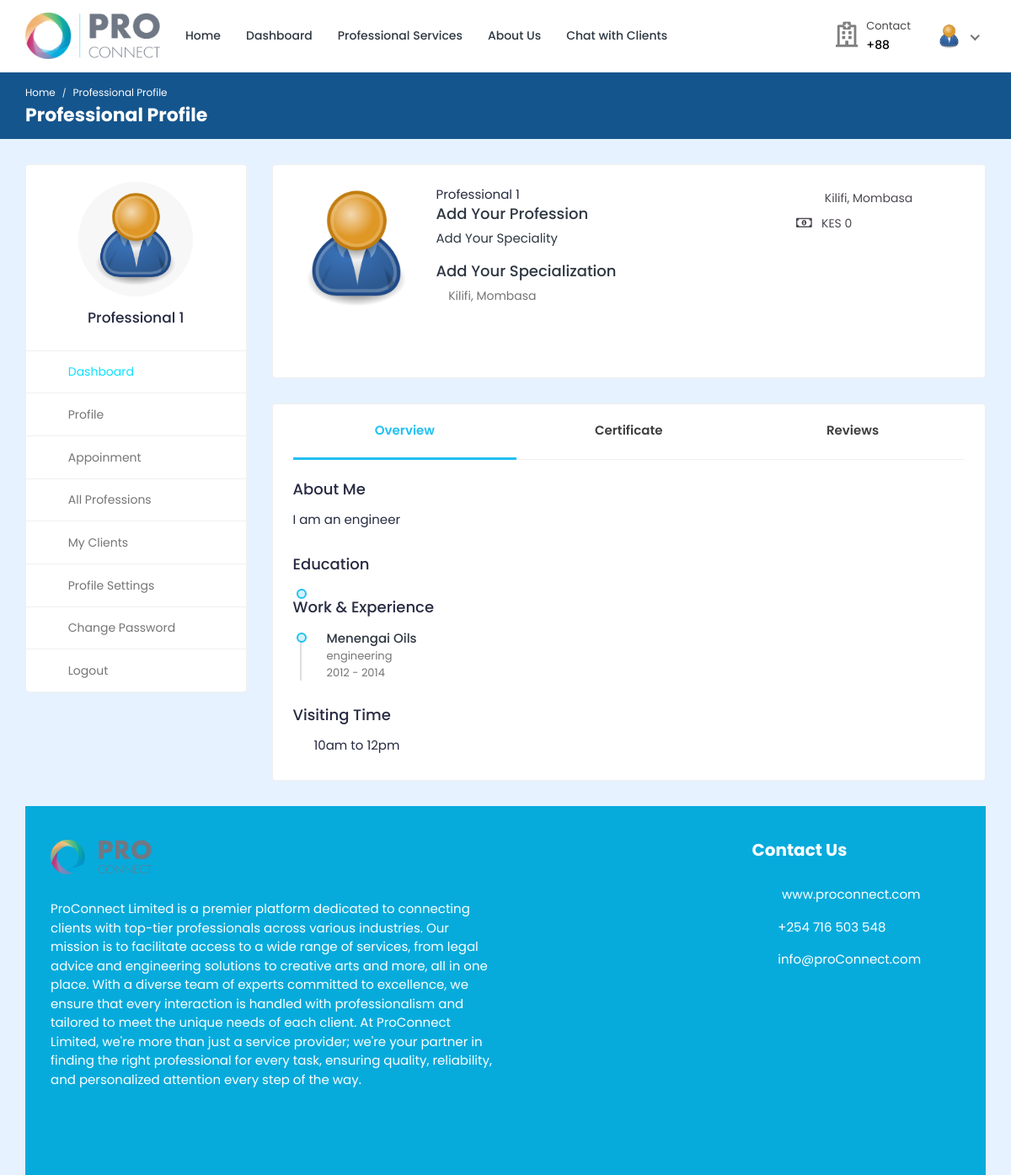
/professional/professional-profile/1/ (signed in), run on an earlier commit of the app's database.
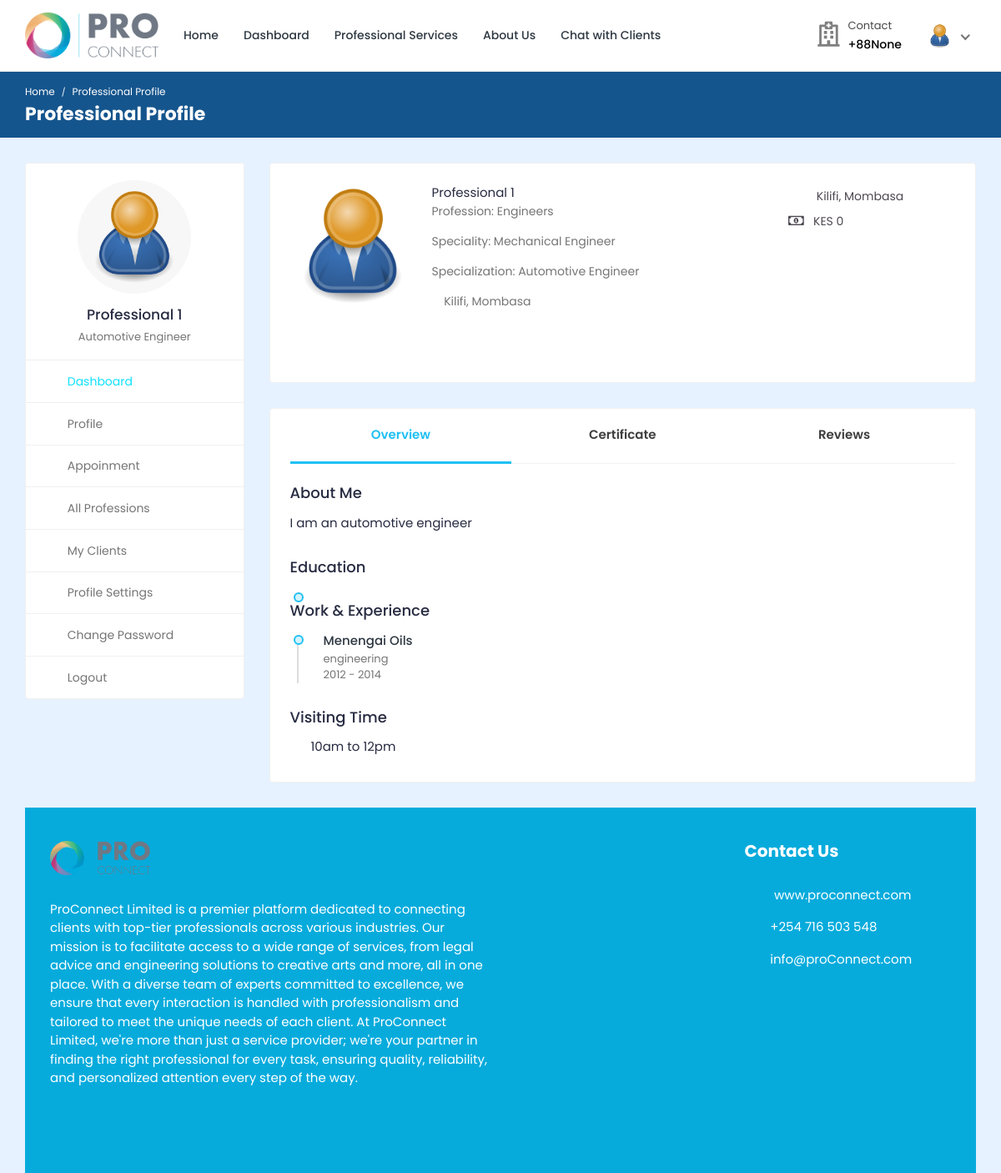
And on a later commit of the database.
### professional/models.py (models this page shows, shortened)
class Professional_Information(models.Model):
    PROFESSION_CHOICES = (
        ('medical', 'Medical Services'),
        ('legal', 'Legal Services'),
        ('engineering', 'Engineering Services'),
        ('art', 'Art & Design'),
    )
    professional_id = models.AutoField(primary_key=True)
    user = models.OneToOneField(settings.AUTH_USER_MODEL, on_delete=models.CASCADE, related_name='profile')
    name = models.CharField(max_length=200)
    username = models.CharField(max_length=200, null=True, blank=True)
    gender = models.CharField(max_length=200, null=True, blank=True)
    description = models.TextField(max_length=1000, null=True, blank=True)
    profession = models.CharField(max_length=200, choices=PROFESSION_CHOICES)
    profession_name = models.ForeignKey(ServiceDepartment, on_delete=models.SET_NULL, null=True)
    specialization = models.ForeignKey(specialization, on_delete=models.SET_NULL, null=True)
    featured_image = models.ImageField(upload_to='professionals/', default='professionals/user-default.png')
    certificate_image = models.ImageField(upload_to='professionals_certificates/', default='professionals_certificates/default.png', null=True, blank=True)
    email = models.EmailField(max_length=200, null=True, blank=True)
    phone_number = models.CharField(max_length=200, null=True, blank=True)
    availability = models.CharField(max_length=200, null=True, blank=True, default='9am - 4pm')
    consultation_fee = models.IntegerField(null=True, blank=True, default=0)
    services_fee = models.IntegerField(null=True, blank=True, default=0)
    address = models.CharField(max_length=200, null=True, blank=True)
    service_name = models.ForeignKey(Professional_Service_Information, on_delete=models.SET_NULL, null=True, blank=True)
    profession = models.CharField(max_length=200, choices=PROFESSION_CHOICES, null=True, blank=True)
    institute = models.CharField(max_length=200, null=True, blank=True)
    degree = models.CharField(max_length=200, null=True, blank=True)
    completion_year = models.CharField(max_length=200, null=True, blank=True)
    work_place = models.CharField(max_length=200, null=True, blank=True)
    designation = models.CharField(max_length=200, null=True, blank=True)
    start_year = models.CharField(max_length=200, null=True, blank=True)
    end_year = models.CharField(max_length=200, null=True, blank=True)
    register_status = models.CharField(max_length=200, null=True, blank=True, default='Accepted')

class Education(models.Model):
    education_id = models.AutoField(primary_key=True)
    professional = models.ForeignKey(Professional_Information, on_delete=models.CASCADE, null=True, blank=True)
    degree = models.CharField(max_length=200, null=True, blank=True)
    institute = models.CharField(max_length=200, null=True, blank=True)
    year_of_completion = models.CharField(max_length=200, null=True, blank=True)

class Experience(models.Model):
    experience_id = models.AutoField(primary_key=True)
    professional = models.ForeignKey(Professional_Information, on_delete=models.CASCADE, null=True, blank=True)
    work_place_name = models.CharField(max_length=200, null=True, blank=True)
    from_year = models.CharField(max_length=200, null=True, blank=True)
    to_year = models.CharField(max_length=200, null=True, blank=True)
    designation = models.CharField(max_length=200, null=True, blank=True)

### professional_service_admin/models.py (models this page shows, shortened)
class specialization(models.Model):
    specialization_id = models.AutoField(primary_key=True)
    specialization_name = models.CharField(max_length=200, null=True, blank=True)
    professional_service = models.ForeignKey(Professional_Service_Information, on_delete=models.CASCADE, null=True, blank=True)

class ServiceDepartment(models.Model):
    ServiceDepartment_id = models.AutoField(primary_key=True)
    ServiceDepartment_name = models.CharField(max_length=200, null=True, blank=True)
    professional_service = models.ForeignKey(Professional_Service_Information, on_delete=models.CASCADE, null=True, blank=True)
    featured_image = models.ImageField(upload_to='profession/', default='profession/default.png', null=True, blank=True)

### professional_service/models.py (models this page shows)
class Professional_Service_Information(models.Model):
    PROFESSION = (
        ('medical', 'Medical Services'),
        ('legal', 'Legal Services'),
        ('engineering', 'Engineering Services'),
        ('art', 'Art & Design'),
        ('tech', 'Technology Services'),
        ('education', 'Educational Services'),
        ('consulting', 'Consulting Services'),
    )
    professional_service_id = models.AutoField(primary_key=True)
    name = models.CharField(max_length=200, null=True, blank=True)
    featured_image = models.ImageField(upload_to='professional_services/', default='professional_services/default.png', null=True, blank=True)
    description = models.TextField(null=True, blank=True)
    profession = models.CharField(max_length=200, choices=PROFESSION)
    def __str__(self):
        return str(self.name)

### professional/views.py (the view)
# urls.py: path('professional-profile/<int:pk>/', views.professional_profile, name='professional-profile'),
@csrf_exempt
@login_required(login_url="professional-login")
def professional_profile(request, pk):
    if request.user.is_client:
        client = request.user.client
    else:
        client = None
    professional = Professional_Information.objects.get(professional_id=pk)
    educations = Education.objects.filter(professional=professional).order_by('-year_of_completion')
    experiences = Experience.objects.filter(professional=professional).order_by('-from_year','-to_year')
    professional_review = Professional_review.objects.filter(professional=professional)
    context = {'professional': professional, 'client': client, 'educations': educations, 'experiences': experiences, 'professional_review': professional_review}
    return render(request, 'professional-profile.html', context)

### templates/professional-profile.html (shortened to what this page needs)
{% load static %}
<!DOCTYPE html>
<html lang="en">
<head>
	<link rel="stylesheet" href="{% static 'proConnect-System/css/Normal/bootstrap.min.css' %}">
	<link rel="stylesheet" href="{% static 'proConnect-System/plugins/Normal/fontawesome/css/fontawesome.min.css' %}">
	<link rel="stylesheet" href="{% static 'proConnect-System/plugins/Normal/fontawesome/css/all.min.css' %}">
	<link rel="stylesheet" href="{% static 'proConnect-System/plugins/Normal/fancybox/jquery.fancybox.min.css'%}">
	<link rel="stylesheet" href="{% static 'proConnect-System/css/Normal/style.css' %}">
</head>
<body>
	<div class="main-wrapper">
		<header class="header">
			{% if user.is_authenticated and user.is_professional %}
			{% include 'professional-navbar.html' %}
			{% endif %}
		</header>
		<div class="breadcrumb-bar">
			<div class="container-fluid">
				<div class="row align-items-center">
					<div class="col-md-12 col-12">
						<nav aria-label="breadcrumb" class="page-breadcrumb">
							<ol class="breadcrumb">
								{% if user.is_authenticated and user.is_professional %}
								<li class="breadcrumb-item"><a href="{% url 'professional-dashboard' %}">Home</a></li>
								{% endif %}
								<li class="breadcrumb-item active" aria-current="page">Professional Profile</li>
							</ol>
						</nav>
						<h2 class="breadcrumb-title">Professional Profile</h2>
					</div>
				</div>
			</div>
		</div>
		<div class="content">
			<div class="container-fluid">
				<div class="row">
					<div class="col-md-5 col-lg-4 col-xl-3 theiaStickySidebar">
						<div>
							{% if user.is_authenticated and user.is_professional %}
							{% include 'professional-sidebar.html' %}
							{% endif %}
						</div>
					</div>
					<div class="col-md-7 col-lg-8 col-xl-9">
						<div class="card">
							<div class="card-body">
								<div class="professional-widget">
									<div class="doc-info-left">
										<div class="professional-img">
											<img src="{{professional.featured_image.url}}" class="img-fluid" alt="User Image">
										</div>
										<div class="doc-info-cont">
											{% if professional.name %}
											{{ professional.name }}
											{% else %}
											<a href="{% url 'professional-profile-settings' %}">Add Your Name</a>
											{% endif %}
											{% if professional.service_name %}
											<p class="doc-speciality">Profession: {{professional.service_name}}</p>
											{% else %}
											<h4><a href="{% url 'professional-profile-settings' %}">Add Your Profession</a></h4>
											{% endif %}
											{% if professional.profession_name.ServiceDepartment_name %}
											<p class="doc-speciality">Speciality: {{professional.profession_name.ServiceDepartment_name}}</p>
											{% else %}
											<p><a href="{% url 'professional-profile-settings' %}">Add Your Speciality</a></p>
											{% endif %}
											{% if professional.specialization.specialization_name %}
											<p class="doc-speciality">Specialization: {{professional.specialization.specialization_name}}</p>
											{% else %}
											<h4><a href="{% url 'professional-profile-settings' %}">Add Your Specialization</a></h4>
											{% endif %}
											<div class="clinic-details">
												<p class="doc-location"><i class="fas fa-map-marker-alt"></i> {{professional.address}}</p>
												<ul class="clinic-gallery">
													<li>
													</li>
													<li>
													</li>
													<li>
													</li>
												</ul>
											</div>
										</div>
									</div>
									<div class="doc-info-right">
										<div class="clini-infos">
											<ul>
												<li><i class="fas fa-map-marker-alt"></i> {{professional.address}}</li>
												<li><i class="far fa-money-bill-alt"></i>KES {{professional.consultation_fee}} </li>
											</ul>
										</div>
									</div>
								</div>
							</div>
						</div>
						<div class="card">
							<div class="card-body pt-0">
								<nav class="user-tabs mb-4">
									<ul class="nav nav-tabs nav-tabs-bottom nav-justified">
										<li class="nav-item">
											<a class="nav-link active" href="#doc_overview" data-toggle="tab">Overview</a>
										</li>
										<li class="nav-item">
											<a class="nav-link" href="#doc_certificate" data-toggle="tab">Certificate</a>
										</li>
										<li class="nav-item">
											<a class="nav-link" href="#doc_reviews" data-toggle="tab">Reviews</a>
										</li>
									</ul>
								</nav>
								<div class="tab-content pt-0">
									<div role="tabpanel" id="doc_overview" class="tab-pane fade show active">
										<div class="row">
											<div class="col-md-12 col-lg-9">
												<div class="widget about-widget">
													<h4 class="widget-title">About Me</h4>
													{% if professional.description %}
													{{ professional.description }}
													{% else %}
													<p><a href="{% url 'professional-profile-settings' %}">Add Bio</a></p>
													{% endif %}
												</div>
												<div class="widget education-widget">
													<h4 class="widget-title">Education</h4>
													<div class="experience-box">
														<ul class="experience-list">
															{% for e in educations %}
															<li>
																<div class="experience-user">
																	<div class="before-circle"></div>
																</div>
															</li>
															{% endfor %}
														</ul>
													</div>
												</div>
												<div class="widget experience-widget">
													<h4 class="widget-title">Work & Experience</h4>
													<div class="experience-box">
														<ul class="experience-list">
															{% for e in experiences %}
															<li>
																<div class="experience-user">
																	<div class="before-circle"></div>
																</div>
																<div class="experience-content">
																	<div class="timeline-content">
																		<a href="#/" class="name">{{e.designation}}</a>
																		<span class="time">{{ e.work_place_name }}</span>
																		<span class="time">{{ e.from_year }} - {{e.to_year}}</span>
																	</div>
																</div>
															</li>
															{% endfor %}
														</ul>
													</div>
												</div>
												<div class="service-list">
													<h4>Visiting Time</h4>
													<ul class="clearfix">
														<li>{{professional.availability}}</li>
													</ul>
												</div>
											</div>
										</div>
									</div>
								</div>
							</div>
						</div>
					</div>
				</div>
				{% include 'footer.html' %}
			</div>
</body>
</html>

### templates/professional-navbar.html (shortened to what this page needs)
{% load static %}
<nav class="navbar navbar-expand-lg header-nav">
  <div class="navbar-header">
    <a href="{% url 'professional_service_home'%}" class="navbar-brand logo">
      <img src="{% static 'proConnect-System/images/Normal/proConnect-logo.png' %}" class="img-fluid" alt="Logo" />
    </a>
  </div>
  <div class="main-menu-wrapper">
    <ul class="main-nav">
      <li>
        <a href="{% url 'professional_service_home'%}">Home</a>
      </li>
      <li>
        <a href="{% url 'professional-dashboard'%}">Dashboard</a>
      </li>
      <li><a href="{% url 'multiple-professional_service' %}" style="text-decoration: none;">Professional Services</a>
      </li>
      <li>
        <a href="{% url 'about-us'%}">About Us</a>
      </li>
      <li>
        <a href="{% url 'chat-home' pk=user.id %}">Chat with Clients</a>
      </li>
    </ul>
  </div>
  <ul class="nav header-navbar-rht">
    <li class="nav-item contact-item">
      <div class="header-contact-img">
        <i class="far fa-hospital"></i>
      </div>
      <div class="header-contact-detail">
        <p class="contact-header">Contact</p>
        <p class="contact-info-header">+88{{professional.phone_number}}</p>
      </div>
    </li>
    <li class="nav-item dropdown has-arrow logged-item">
      <a href="#" class="dropdown-toggle nav-link" data-toggle="dropdown">
        <span class="user-img">
          <img class="rounded-circle" src="{{ professional.featured_image.url }}" width="31" alt="Darren Elder" />
        </span>
      </a>
    </li>
  </ul>
</nav>

### templates/professional-sidebar.html (shortened to what this page needs)
{% load static %}
<div class="profile-sidebar">
  <div class="widget-profile pro-widget-content">
    <div class="profile-info-widget">
      <a href="#" class="booking-doc-img">
        <img src="{{ professional.featured_image.url }}" alt="User Image" />
      </a>
      <div class="profile-det-info">
        <h3>{{ professional.name }}</h3>
        <div class="client-details">
          <h5 class="mb-0">{{professional.specialization.specialization_name}}</h5>
        </div>
      </div>
    </div>
  </div>
  <div class="dashboard-widget">
    <nav class="dashboard-menu sidebar">
      <ul>
        <li class="active">
          <a href="{% url 'professional-dashboard' %}">
            <i class="fas fa-columns"></i>
            <span>Dashboard</span>
          </a>
        </li>
        <li>
          <a href="{% url 'professional-profile' pk=professional.professional_id %}">
            <i class="fas fa-user"></i>
            <span>Profile</span>
          </a>
        </li>
        <li>
          <a href="{% url 'appointments'%}">
            <i class="fas fa-user-circle"></i>
            <span>Appoinment</span>
          </a>
        </li>
        <li>
          <a href="{% url 'multiple-professional_service' %}">
            <i class="fas fa-hospital"></i>
            <span>All Professions</span>
          </a>
        </li>
        <li>
          <a href="{% url 'my-clients' %}">
            <i class="fas fa-user-injured"></i>
            <span>My Clients</span>
          </a>
        </li>
        <li>
          <a href="{% url 'professional-profile-settings' %}">
            <i class="fas fa-user-cog"></i>
            <span>Profile Settings</span>
          </a>
        </li>
        <li>
          <a href="{% url 'professional-change-password' pk=user.id%}">
            <i class="fas fa-lock"></i>
            <span>Change Password</span>
          </a>
        </li>
        <li>
          <a href="{% url 'professional-logout'%}">
            <i class="fas fa-sign-out-alt"></i>
            <span>Logout</span>
          </a>
        </li>
      </ul>
    </nav>
  </div>
</div>

What changed in the data, as far as the page shows it:
changed Professional_Information "Professional 1": phone_number (not shown) → "None"; specialization.specialization_name (not shown) → "Automotive Engineer"; service_name_id empty → 1 (drawn); service_name (not shown) → "Engineers"; profession_name_id empty → 3 (drawn); profession_name.ServiceDepartment_name (not shown) → "Mechanical Engineer"; specialization_id empty → 2 (drawn); description "I am an engineer" → "I am an automotive engineer"
Also different on the page:
text no longer shown: "Add Your Profession Add Your Speciality Add Your Specialization"
text now shown: "Profession: Speciality: Specialization:"
